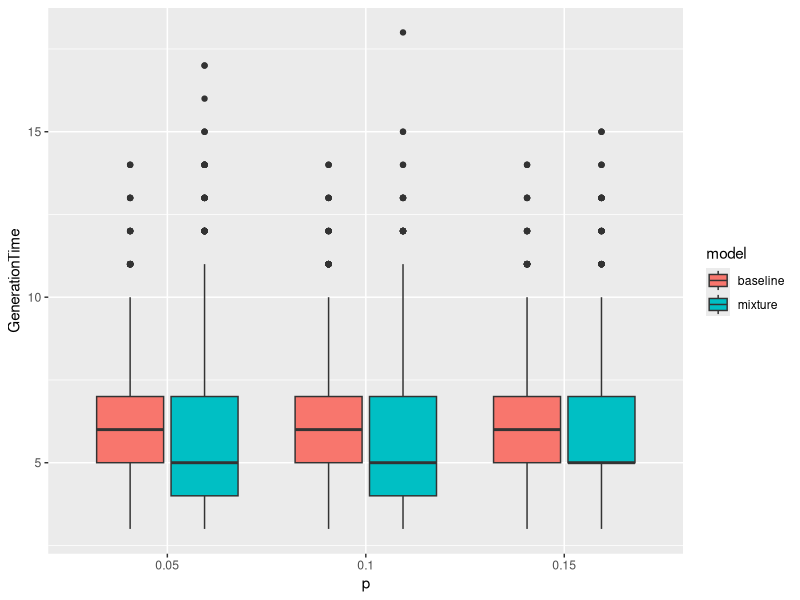

Reproduce this figure in R.
## ---- chunk 1
knitr::opts_chunk$set(echo = TRUE)
library(tidyverse)
## ---- chunk 2
knitr::opts_chunk$set(echo=FALSE, warning=FALSE, message=FALSE)
## ---- chunk 3
NegBinmixturedeviate<- function(m, p, R0D, k, delta) {  
  #Returns a vector of m Poisson mixture deviates
  # Assumes a finite mixture of two Poisson distributions, with prob p and 1-p respectively, 0<p<1
  #1 = success = direct contact
  #0 = failure = aerosol
  #rbinom = one bernoulli trial for direct transmission
  #n = number of observations = 1
  #size = number of trials =1 (bernoulli) per observation
  #if success, deviate = rpois(R0D) otherwise aerosol
  R0A<-R0D +delta
  deviate<-numeric(m) #number of deviates
  for(i in 1:m){
deviate[i]<-ifelse(rbinom(1, size=1, prob = p)==1, rnbinom(1,R0A, k), rnbinom(1,R0D, k))
  }
  return(deviate)
}


NegBinbranchw <- function(R0,k) {
  #returns n = the number of generations that it takes to have a cluster greater than 50 from a Poisson mixture offspring distribution
  
  n<-1
	z <- c(1,rep(0,n)) #n = number of generations after generation 0
	#one infected case in generation 0
	cluster<-sum(z)
	while(cluster<50){
	    i<-n+1
			z[i] <- sum(rnbinom(z[i-1],R0,k))
			cluster<-cluster+z[i]
      n<-n+1
      if(z[i]==0){
        break #break out of loop of cluster dies out
      }
			}
			#return(c(z, cluster, n))
if(cluster<50)
	{n<-NA} #prob of extinction zinfinity predicts proportion of clusters that die out
	return(n)
			}

		
NegBinmixturebranchw<- function(p, R0D, k, delta) {  
#returns n = the number of generations that it takes to have a cluster greater than 50 from a Poisson mixture offspring distribution
R0A<-R0D+delta
  n<-1 #generation time
	z <- c(1,rep(0,n))
	#one infected case in generation 0 
	cluster<-sum(z)
	while(cluster<50){
	  #number of poisson rvs needed per case = z[i-1], then add together to get the number of new infections in that generation
	    i<-n+1
	    
	z[i]<-ifelse(z[i-1]==0, 0, sum(NegBinmixturedeviate(z[i-1], p=p, R0D=R0D, k=k, delta=delta)))	 

		cluster<-cluster+z[i]
      n<-n+1
      if(z[i]==0){
        break #if no cases break out of while loop
      }
			}
	#		return(c(z, cluster, n)) as a check
	if(cluster<50)
	{n<-NA}
	return(n)
			}


Poissonmixturebranchw2<- function(p, R0D, R0A) {  
#returns n = the number of generations that it takes to have a cluster greater than 50 from a Poisson mixture offspring distribution

  n<-1 #generation time
	z <- c(1,rep(0,n))
	#one infected case in generation 0 
	cluster<-sum(z)
	while(cluster<50){
	  #number of poisson rvs needed per case = z[i-1], then add together to get the number of new infections in that generation
	    i<-n+1
z[i] <- sum(rmixture(z[i-1], probs = c(p, 1-p), models = expression(rpois(R0D), rpois(R0A))))#params$R0D
		cluster<-cluster+z[i]
      n<-n+1
      if(z[i]==0){
        break #if no cases break out of while loop
      }
			}
	#		return(c(z, cluster, n)) as a check
	if(cluster<50)
	{n<-NA}
	return(n)
			}

## ---- chunk 4
#R0=4.5
nsims<-10000 #use while loops
kval<-0.5
R0<-2
R0D<-1.1
poissgen2<-numeric(nsims)
for(i in 1:length(poissgen2)) {
  poissgen2[i]<-NegBinbranchw(R0, kval)
}
#vary p =0.05, 0.1, 0.2
poissmixgen2<-numeric(nsims)
for(i in 1:length(poissmixgen2)) poissmixgen2[i]<-NegBinmixturebranchw(p=0.05, R0D, k=kval, delta=(R0-R0D)/0.05)

poissmixgen3<-numeric(nsims)
for(i in 1:length(poissmixgen3)) poissmixgen3[i]<-NegBinmixturebranchw(p=0.1, R0D, k=kval, delta=(R0-R0D)/0.1)
poissmixgen4<-numeric(nsims)
for(i in 1:length(poissmixgen4)) poissmixgen4[i]<-NegBinmixturebranchw(p=0.15, R0D, k=kval, delta=(R0-R0D)/0.15)
check<-c(length(na.omit(poissmixgen2)),length(na.omit(poissmixgen3)), length(na.omit(poissmixgen4)))
poissgen2<-na.omit(poissgen2)
poissmixgen2<-na.omit(poissmixgen2)
poissmixgen3<-na.omit(poissmixgen3)
poissmixgen4<-na.omit(poissmixgen4)

## ---- chunk 5


nsims2<-round(min(check),digits=-2) #round to the nearest 100
pval=rep(c("0.05", "0.1","0.15"), each=2*nsims2)
model=rep(c("baseline","mixture"),each=nsims2)
gentime<-c(poissgen2[1:nsims2], poissmixgen2[1:nsims2], poissgen2[1:nsims2],poissmixgen3[1:nsims2], poissgen2[1:nsims2], poissmixgen4[1:nsims2])
data2=data.frame(p=pval, model ,  GenerationTime=gentime)
 
# grouped boxplot
p<-ggplot(data2, aes(x=p, y=GenerationTime, fill=model)) + 
    geom_boxplot()
p
#ggsave("gentimeR0.pdf", p, height=4, width=5)
